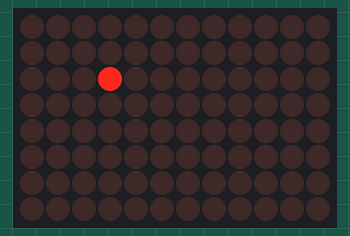
Simulated run of this sketch. Board: Arduino Uno R4 WiFi. Parts: 12×8 LED matrix.

Above: at 0.05 s.
At 2.05 s:
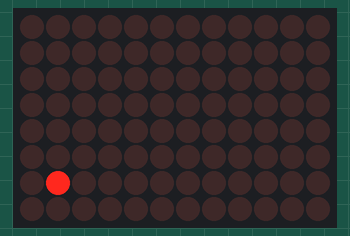
At 4.15 s:
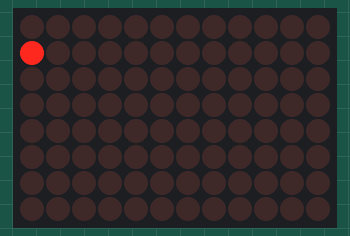
At 8.25 s:
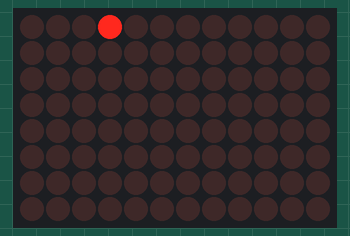
At 12.35 s:
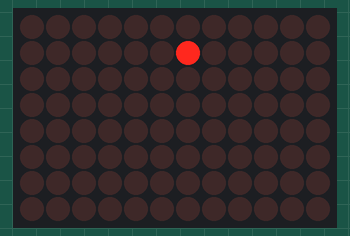
At 16.45 s:
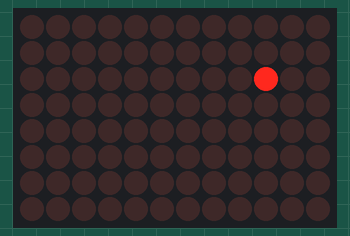

The sketch:

one_player_pong_game.ino
```cpp
#include "Arduino_LED_Matrix.h"

ArduinoLEDMatrix matrix;

int xPos=3;
int yPos=2;
int deltaX=1;
int deltaY=1;

// Player
int button1=11;
int button2=12;
int button1Val;
int button2Val;
int playerRow=4;
int playerCol=0;
int rowInc=1;

int counter=0;

byte frame[8][12];

int delayTime=100;

void setup() {
  // put your setup code here, to run once:
  matrix.begin();

  pinMode(button1, INPUT_PULLUP);
  pinMode(button2, INPUT_PULLUP);
}

void loop() {
  // put your main code here, to run repeatedly:


  if(counter%2 ==0) {
    for(int i=0; i<=11; i++) {
      for(int j=0; j<=7; j++) {
        frame[j][i]=0;

        if(i==xPos && j==yPos) {
          frame[j][i]=1;
        }
      }
    }

    matrix.renderBitmap(frame, 8, 12);

    if(xPos==0 || xPos==11) {
      deltaX = -deltaX;
    }

    if(yPos==0 || yPos==7) {
      deltaY = -deltaY;
    }

    xPos = xPos + deltaX;
    yPos = yPos + deltaY;
  }

  delay(delayTime);
}
```

Measured:
- by itself, everything shown: repeats every 15.4 s, in 154 steps
